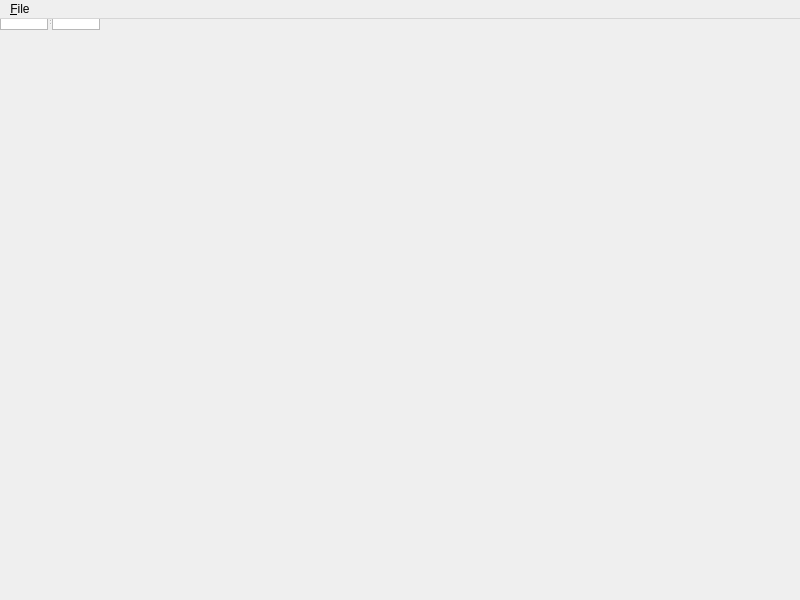
<?xml version="1.0" encoding="UTF-8"?>
<ui version="4.0">
 <class>TGitMainWindow</class>
 <widget class="QMainWindow" name="TGitMainWindow">
  <property name="geometry">
   <rect>
    <x>0</x>
    <y>0</y>
    <width>800</width>
    <height>600</height>
   </rect>
  </property>
  <property name="windowTitle">
   <string>tgit</string>
  </property>
  <widget class="QSplitter" name="CentralSplitter">
   <property name="orientation">
    <enum>Qt::Horizontal</enum>
   </property>
   <widget class="QTableView" name="LogView">
    <property name="selectionBehavior">
     <enum>QAbstractItemView::SelectRows</enum>
    </property>
    <property name="verticalScrollMode">
     <enum>QAbstractItemView::ScrollPerPixel</enum>
    </property>
    <property name="horizontalScrollMode">
     <enum>QAbstractItemView::ScrollPerPixel</enum>
    </property>
   </widget>
   <widget class="QSplitter" name="DetailsSplitter">
    <property name="orientation">
     <enum>Qt::Vertical</enum>
    </property>
    <widget class="CommitDetailsWidget" name="CommitDetails" native="true"/>
    <widget class="QTableView" name="DiffOverview">
     <property name="selectionBehavior">
      <enum>QAbstractItemView::SelectRows</enum>
     </property>
     <property name="verticalScrollMode">
      <enum>QAbstractItemView::ScrollPerPixel</enum>
     </property>
     <property name="horizontalScrollMode">
      <enum>QAbstractItemView::ScrollPerPixel</enum>
     </property>
     <property name="sortingEnabled">
      <bool>true</bool>
     </property>
    </widget>
   </widget>
  </widget>
  <widget class="QMenuBar" name="MenuBar">
   <property name="geometry">
    <rect>
     <x>0</x>
     <y>0</y>
     <width>800</width>
     <height>23</height>
    </rect>
   </property>
   <widget class="QMenu" name="FileMenu">
    <property name="title">
     <string>&amp;File</string>
    </property>
    <addaction name="OpenRepositoryAction"/>
   </widget>
   <addaction name="FileMenu"/>
  </widget>
  <action name="OpenRepositoryAction">
   <property name="text">
    <string>&amp;Open</string>
   </property>
  </action>
 </widget>
 <customwidgets>
  <customwidget>
   <class>CommitDetailsWidget</class>
   <extends>QWidget</extends>
   <header>CommitDetailsWidget.hpp</header>
  </customwidget>
 </customwidgets>
 <resources/>
 <connections/>
</ui>
